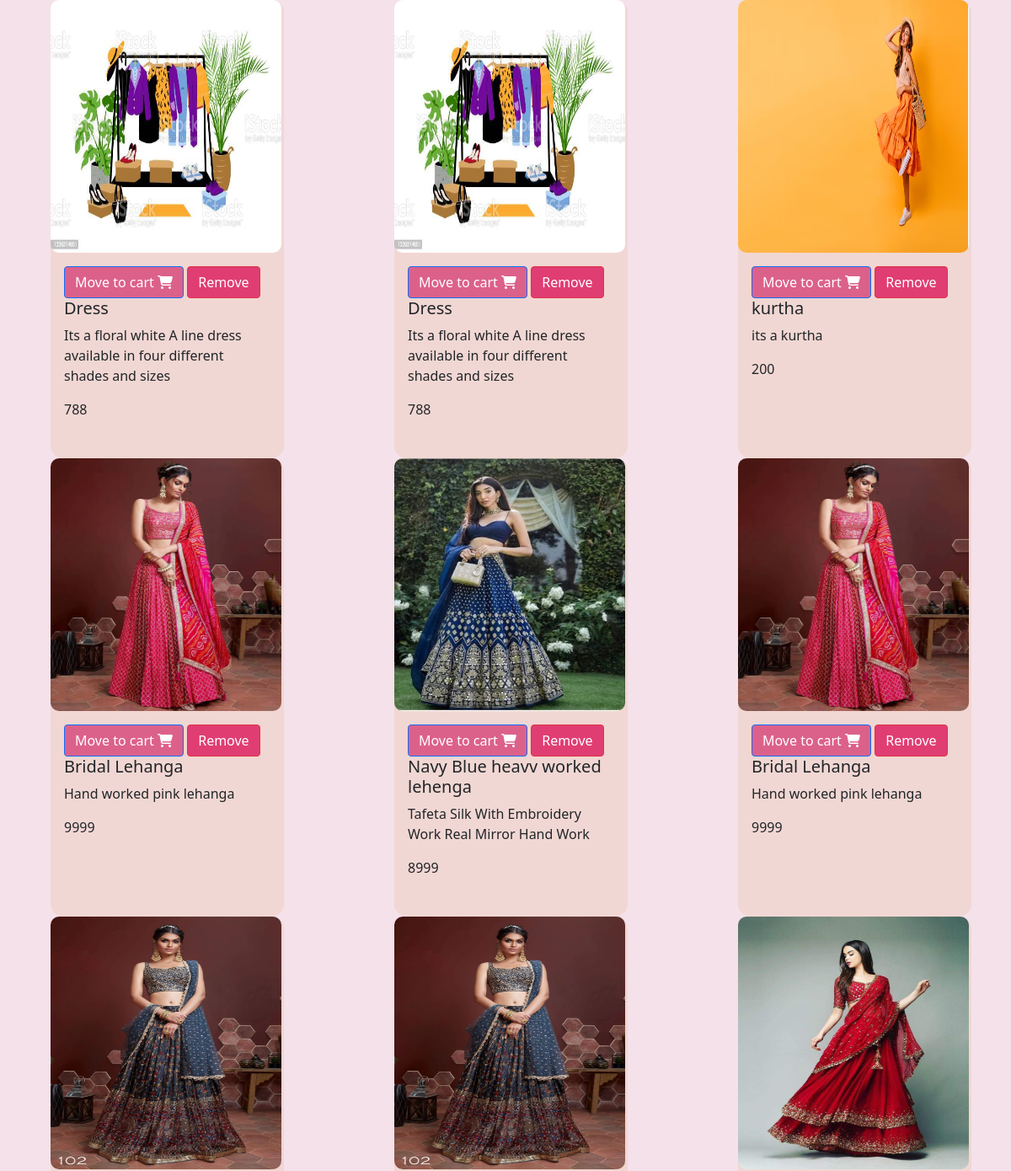
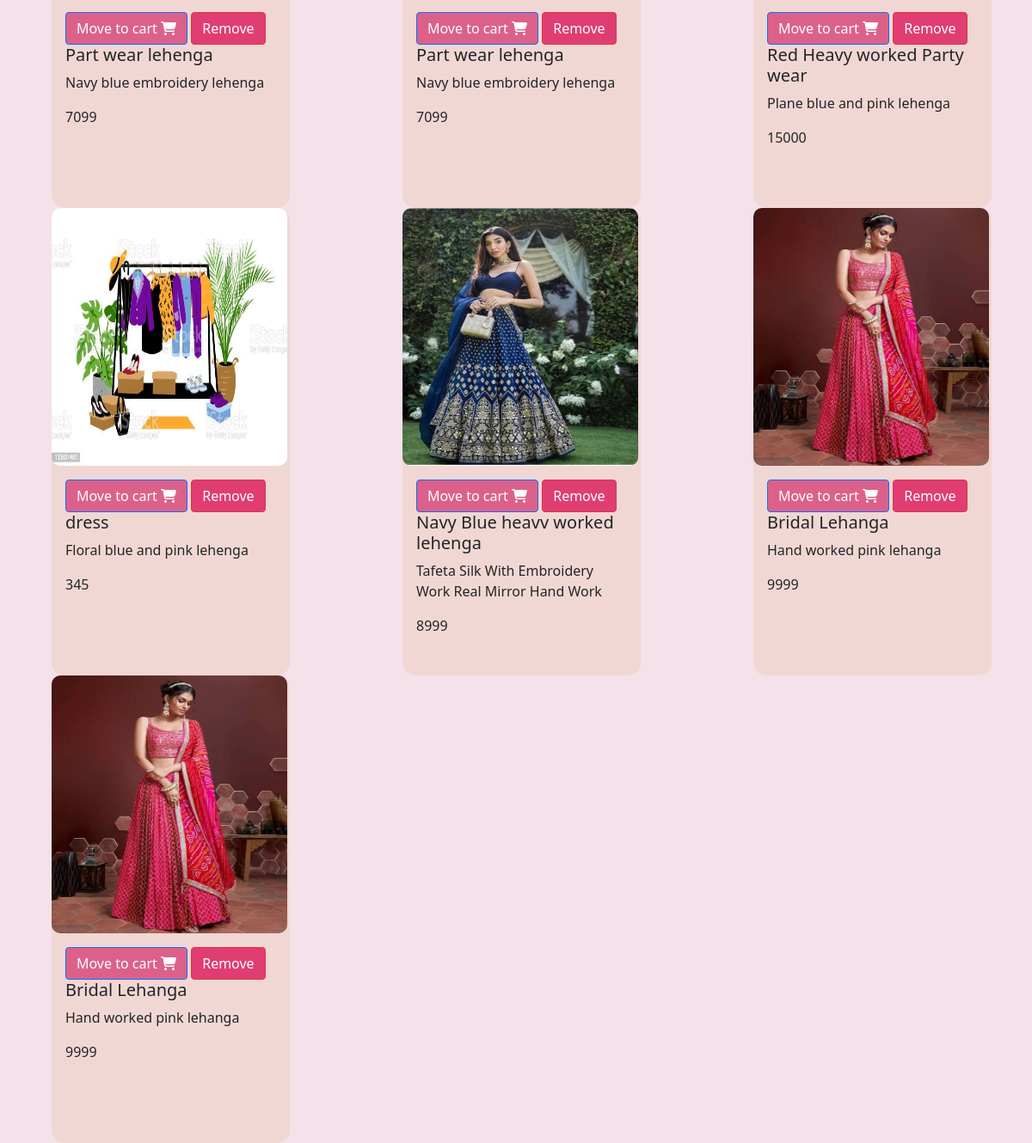
The page /Myntraapp/wishlistproduct/ (signed in) on the database its author committed (2 pictures, top to bottom).
### Myntraapp/models.py (models this page shows, shortened)
class wishlist(models.Model):
    uid=models.IntegerField()
    productname = models.CharField(max_length=30)
    productprice = models.IntegerField()
    productdescription = models.CharField(max_length=150)
    productfile = models.ImageField()

### Myntraapp/views.py (the view)
# urls.py: path('wishlistproduct/',wishlistdisplay),
def wishlistdisplay(request):
    uid=request.session['id']
    a=wishlist.objects.all()
    prdnm = []
    prdprc = []
    prdds = []
    prdfl = []
    id = []
    useri=[]
    for i in a:
         id1 = i.id  # listname and variable name should be diff
         nm = i.productname  # im has a path = "myapp/static/ganesha.png'
         pr = i.productprice
         ds = i.productdescription
         fl = i.productfile
         ui = i.uid
         prdfl.append(str(fl).split('/')[-1])  # split is str fun thats why converted to str
         prdnm.append(nm)
         prdprc.append(pr)
         prdds.append(ds)
         id.append(id1)
         useri.append(ui)
    listcombining = zip(prdfl, prdnm, prdds, prdprc, id,useri)
    return render(request,'mywishlistuser.html',{'listcombining': listcombining,'uid':uid})

### Myntraapp/templates/mywishlistuser.html (shortened to what this page needs)
<!DOCTYPE html>
<html lang="en">
{% load static %}
<head>
    <link href="https://cdn.jsdelivr.net/npm/bootstrap@5.0.2/dist/css/bootstrap.min.css" rel="stylesheet">
</head>
<body style="background-color:rgb(245, 225, 234);">
<form method="get">
<div>
    <div class="row">
{% for i,j,k,l,m,n in listcombining %}
        {% if uid == n %}
        <div class="col-4">
 <div class="card" style="width:277px;height:34rem;border: 2px ;margin-left:60px;background-color:rgb(241, 215, 211);  ;border-radius:15px;" >
 <img src="{% static i %}" style="height:300px;width:274px;border-radius:10px;" class="card-img-top" class="card-img-top" alt="...">
  <div class="card-body">
    <a style="background-color:rgb(220, 97, 138); " href="http://127.0.0.1:8000/Myntraapp/wishlisttocart/{{m}}/" type="submit" class="btn btn-primary">Move to cart <i class="fa-solid fa-cart-shopping"></i></a>
      <a style="background-color:rgb(224, 61, 115);  " href="http://127.0.0.1:8000/Myntraapp/removefromwishlist/{{m}}/" type="submit" class="btn btn-danger">Remove </a>
   <h5 class="card-title">{{j}}</h5>
    <p class="card-text">{{k}}</p>
      <p>{{l}}</p>
  </div>
</div>
    </div>
        {% endif %}
{% endfor %}
</div>
</div>
</form>
</body>
</html>
</body>
</html>

### rows shown on the page
wishlist: listcombining "Dress", listcombining "Its a floral white A line dress available in four different shades and sizes"
wishlist: listcombining "Dress", listcombining "Its a floral white A line dress available in four different shades and sizes"
wishlist: listcombining "kurtha", listcombining "its a kurtha"
wishlist: listcombining "Bridal Lehanga", listcombining "Hand worked pink lehanga"
wishlist: listcombining "Navy Blue heavv worked lehenga", listcombining "Tafeta Silk With Embroidery Work Real Mirror Hand Work"
wishlist: listcombining "Bridal Lehanga", listcombining "Hand worked pink lehanga"
wishlist: listcombining "Part wear lehenga", listcombining "Navy blue embroidery lehenga"
wishlist: listcombining "Part wear lehenga", listcombining "Navy blue embroidery lehenga"
wishlist: listcombining "Red Heavy worked Party wear", listcombining "Plane blue and pink lehenga"
wishlist: listcombining "dress", listcombining "Floral blue and pink lehenga"
wishlist: listcombining "Navy Blue heavv worked lehenga", listcombining "Tafeta Silk With Embroidery Work Real Mirror Hand Work"
wishlist: listcombining "Bridal Lehanga", listcombining "Hand worked pink lehanga"
wishlist: listcombining "Bridal Lehanga", listcombining "Hand worked pink lehanga"

### other values the page prints
{{ l }} "788" "788" "200" "9999" "8999" "9999" "7099" "7099" "15000" "345" "8999" "9999" "9999"
